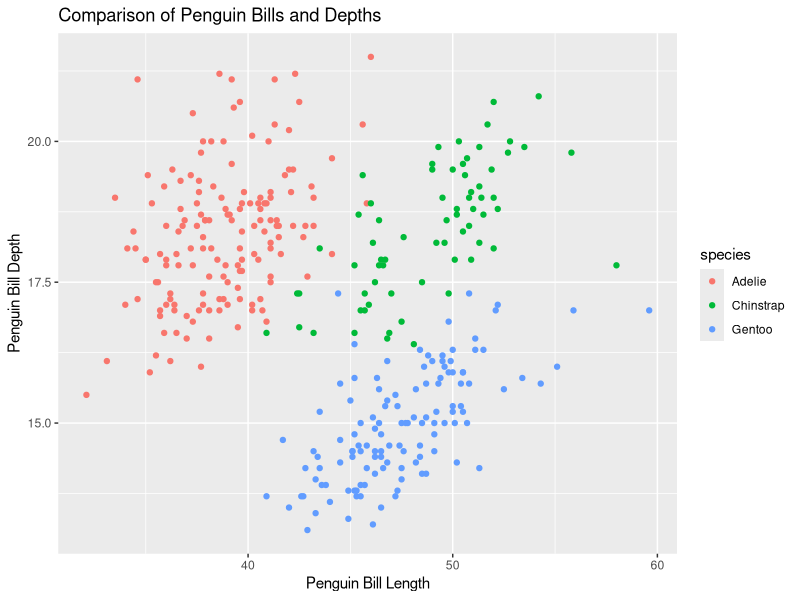
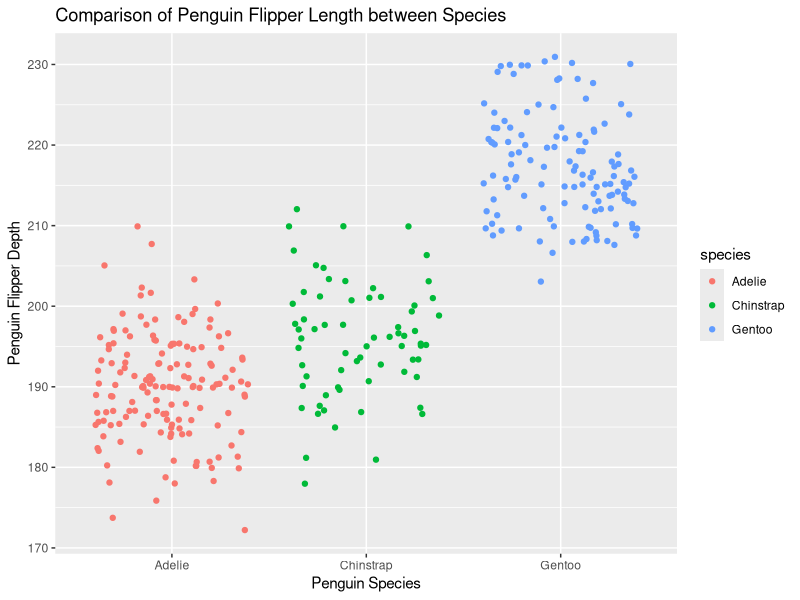
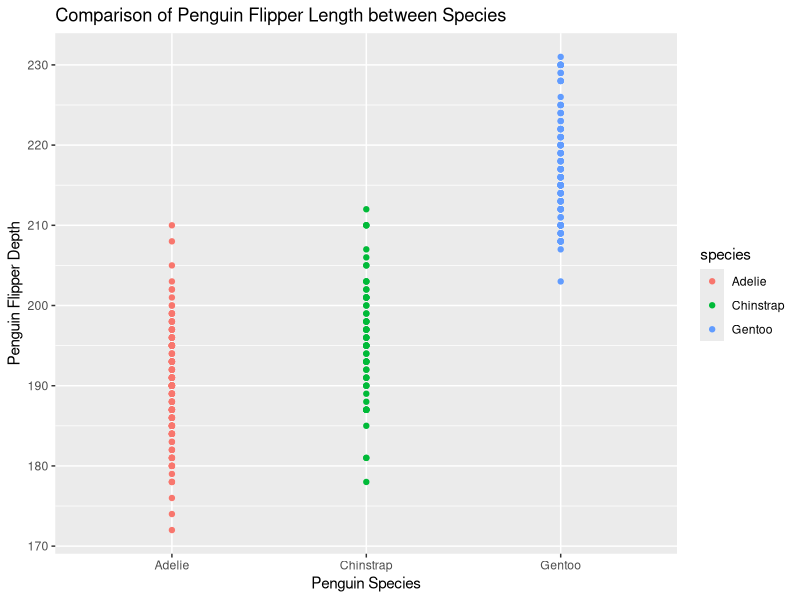

The R source for these figures, in order:
## ---- chunk 1
knitr::opts_chunk$set(echo = TRUE)
## ---- chunk 2
library(tidyverse)
library(palmerpenguins)
## ---- chunk 3
func <- expression(x^2)

funcc <- D(func, "x")

x <- 3
eval(funcc)
## ---- chunk 4
func <- expression(2 * (3*a + 2)^4 - 5)

funcc <- D(func, "a")

a <- 1.2
eval(funcc)
## ---- chunk 5
func <- expression(-4*t / (t*2 + 1)^3)

funcc <- D(func, "t")

t <- 0
eval(funcc)
## ---- chunk 6
ggplot (data = penguins, aes(x = bill_length_mm, y = bill_depth_mm)) +
          geom_point (aes(color = species)) +
          labs(x = "Penguin Bill Length",
               y = "Penguin Bill Depth",
               title = "Comparison of Penguin Bills and Depths")
## ---- chunk 7
ggplot (data = penguins, aes(x = species, y = flipper_length_mm)) +
          geom_jitter (aes(color = species)) +
          labs(x = "Penguin Species",
               y = "Penguin Flipper Depth",
               title = "Comparison of Penguin Flipper Length between Species")
## ---- chunk 8
ggplot (data = penguins, aes(x = species, y = flipper_length_mm)) +
          geom_point (aes(color = species)) +
          labs(x = "Penguin Species",
               y = "Penguin Flipper Depth",
               title = "Comparison of Penguin Flipper Length between Species")
